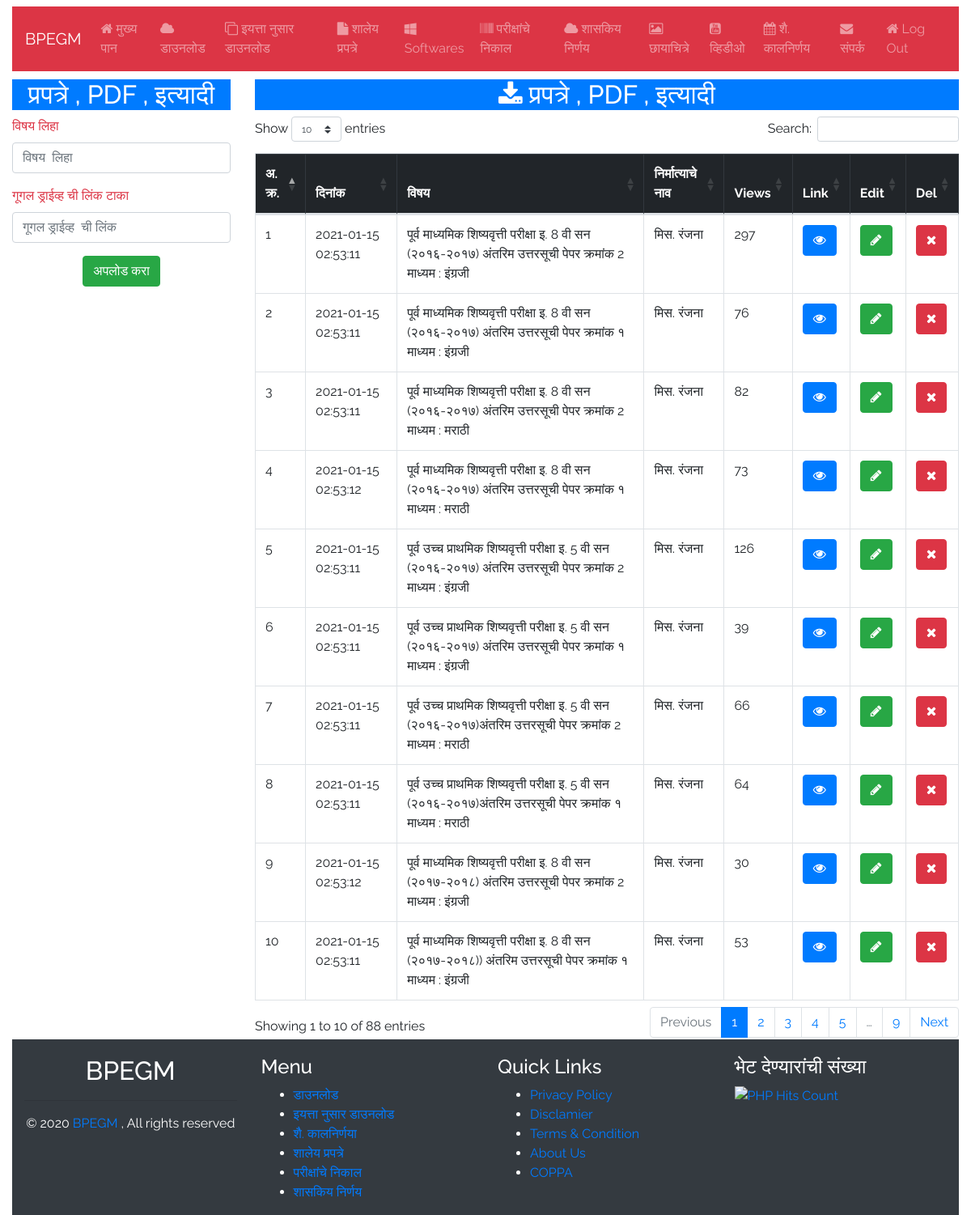
Screenshot of /admin/generaldown.php (signed in) with the database file from the repository.
### tables this page shows
CREATE TABLE `generaldownload` (
  `id` int(11) NOT NULL,
  `date` timestamp NOT NULL DEFAULT CURRENT_TIMESTAMP ON UPDATE CURRENT_TIMESTAMP,
  `subject` varchar(255) NOT NULL,
  `link` varchar(255) NOT NULL,
  `uploaderId` int(10) NOT NULL,
  `views` int(11) NOT NULL
);

CREATE TABLE `uploaderby` (
  `id` int(11) NOT NULL,
  `name` varchar(250) NOT NULL,
  `schoolName` varchar(250) NOT NULL,
  `mobile` varchar(250) NOT NULL,
  `info` text NOT NULL,
  `image` varchar(250) NOT NULL,
  `password` varchar(255) NOT NULL
);

### admin/generaldown.php (the view, shortened to what this page needs)
<?php
require_once('../inc/db.php');
include('inc/top.php');
?>
    <div class="container-fluid">
        <div class="row">
            <div class="col-lg-12">
                <?php include('inc/navbar.php');?>
            </div>
        </div>
        <div class="row" style="margin-top:10px;">
            <div class="col-md-3 mb-4">
                <h2 class="text-center bg-primary text-white">प्रपत्रे , PDF , इत्यादी   </h2>
                <form action="" method="post" enctype="multipart/form-data">
                    <div class="form-group ">
                        <label class="text-danger">विषय लिहा </label>
                        <input type="text" class="form-control" placeholder="विषय  लिहा " name="title" required> </div>
                    <div class="form-group ">
                        <label class="text-danger">गूगल ड्राईव्ह ची लिंक टाका </label>
                        <input type="text" class="form-control" placeholder="गूगल ड्राईव्ह  ची लिंक" name="link" required> </div>
                    <div class="form-group " align="center">
                        <button type="submit" class="btn btn-success" name="submit">अपलोड करा </button>
                    </div>
                </form>
            </div>
            <div class="col-md-9">
                <div class="table-responsive">
                    <h2 class="text-center bg-primary text-white"><i class="fa fa-download"></i> प्रपत्रे , PDF , इत्यादी </h2>
                    <table class="table table-bordered " id="table2excel">
                        <thead class="table-dark">
                            <tr>
                                <th scope="col">अ. क्र.</th>
                                <th scope="col">दिनांक </th>
                                <th scope="col">विषय </th>
                                <th scope="col">निर्मात्याचे नाव </th>
                                <th scope="col">Views </th>
                                <th scope="col">Link </th>
                                <th scope="col">Edit </th>
                                <th scope="col">Del </th>
                            </tr>
                        </thead>
                        <tbody>
                            <?php
                           $download = "SELECT * FROM generaldownload ORDER BY id DESC ";
                            $run_download = mysqli_query($con, $download);
                            $ia=0;
                            while($row_download = mysqli_fetch_array($run_download)){
                                $download_id = $row_download['id'];
                                $download_date = $row_download['date'];
                                $download_subject = $row_download['subject'];
                                $download_link = $row_download['link'];
                                $uploaderId = $row_download['uploaderId'];
                                $views = $row_download['views'];
                                $uploadera = "SELECT * FROM uploaderby WHERE id = $uploaderId";
                                $run_downloada = mysqli_query($con, $uploadera);
                                $row_uploadera = mysqli_fetch_array($run_downloada);
                                $uploader_name = $row_uploadera['name'];
                                $ia=$ia+1;
                                ?>
                                <tr class="">
                                    <td>
                                        <?php echo $ia;?>
                                    </td>
                                    <td>
                                        <?php echo $download_date;?>
                                    </td>
                                    <td>
                                        <?php echo $download_subject;?>
                                    </td>
                                    <td>
                                        <?php echo $uploader_name;?>
                                    </td>
                                    <td>
                                        <?php echo $views;?>
                                    </td>
                                    <td><a href="<?php echo $download_link;?>" class="btn btn-primary" target="_blank"><i class="fa fa-eye" aria-hidden="true"></i></a></td>
                                    <td><a href="editGeneraldown.php?id=<?php echo $download_id;?>" class="btn btn-success"><i class="fa fa-pencil" aria-hidden="true"></i></a></td>
                                    <td><a href="generaldown.php?id=<?php echo $download_id;?>" class="btn btn-danger"><i class="fa fa-times" aria-hidden="true"></i></a></td>
                                </tr>
                                <?php } ?>
                        </tbody>
                    </table>
                </div>
            </div>
        </div>
        <div class="container-fluid">
            <div class="row bg-dark" style="padding-top:20px;">
                <?php include('inc/footer.php');?>
            </div>
        </div>
    </div>
    </body>
    </html>

### admin/inc/top.php (style rules this page uses)
body { font-family: 'Raleway'; }

### rows the page displays
generaldownload: date "2021-01-15 02:53:11", subject "पूर्व माध्यमिक शिष्यवृत्ती परीक्षा इ. 8 वी सन (२०१६-२०१७) अंतरिम उत्तरसूची पेपर क्रमांक 2 माध्यम : इंग्रजी", uploaderby.name "मिस. रंजना", views "297"
generaldownload: date "2021-01-15 02:53:11", subject "पूर्व माध्यमिक शिष्यवृत्ती परीक्षा इ. 8 वी सन (२०१६-२०१७) अंतरिम उत्तरसूची पेपर क्रमांक १ माध्यम : इंग्रजी", uploaderby.name "मिस. रंजना", views "76"
generaldownload: date "2021-01-15 02:53:11", subject "पूर्व माध्यमिक शिष्यवृत्ती परीक्षा इ. 8 वी सन (२०१६-२०१७) अंतरिम उत्तरसूची पेपर क्रमांक 2 माध्यम : मराठी", uploaderby.name "मिस. रंजना", views "82"
generaldownload: date "2021-01-15 02:53:12", subject "पूर्व माध्यमिक शिष्यवृत्ती परीक्षा इ. 8 वी सन (२०१६-२०१७) अंतरिम उत्तरसूची पेपर क्रमांक १ माध्यम : मराठी", uploaderby.name "मिस. रंजना", views "73"
generaldownload: date "2021-01-15 02:53:11", subject "पूर्व उच्च प्राथमिक शिष्यवृत्ती परीक्षा इ. 5 वी सन (२०१६-२०१७) अंतरिम उत्तरसूची पेपर क्रमांक 2 माध्यम : इंग्रजी", uploaderby.name "मिस. रंजना", views "126"
generaldownload: date "2021-01-15 02:53:11", subject "पूर्व उच्च प्राथमिक शिष्यवृत्ती परीक्षा इ. 5 वी सन (२०१६-२०१७) अंतरिम उत्तरसूची पेपर क्रमांक १ माध्यम : इंग्रजी", uploaderby.name "मिस. रंजना", views "39"
generaldownload: date "2021-01-15 02:53:11", subject "पूर्व उच्च प्राथमिक शिष्यवृत्ती परीक्षा इ. 5 वी सन (२०१६-२०१७)अंतरिम उत्तरसूची पेपर क्रमांक 2 माध्यम : मराठी", uploaderby.name "मिस. रंजना", views "66"
generaldownload: date "2021-01-15 02:53:11", subject "पूर्व उच्च प्राथमिक शिष्यवृत्ती परीक्षा इ. 5 वी सन (२०१६-२०१७)अंतरिम उत्तरसूची पेपर क्रमांक १ माध्यम : मराठी", uploaderby.name "मिस. रंजना", views "64"
generaldownload: date "2021-01-15 02:53:12", subject "पूर्व माध्यमिक शिष्यवृत्ती परीक्षा इ. 8 वी सन (२०१७-२०१८) अंतरिम उत्तरसूची पेपर क्रमांक 2 माध्यम : इंग्रजी", uploaderby.name "मिस. रंजना", views "30"
generaldownload: date "2021-01-15 02:53:11", subject "पूर्व माध्यमिक शिष्यवृत्ती परीक्षा इ. 8 वी सन (२०१७-२०१८)) अंतरिम उत्तरसूची पेपर क्रमांक १ माध्यम : इंग्रजी", uploaderby.name "मिस. रंजना", views "53"
